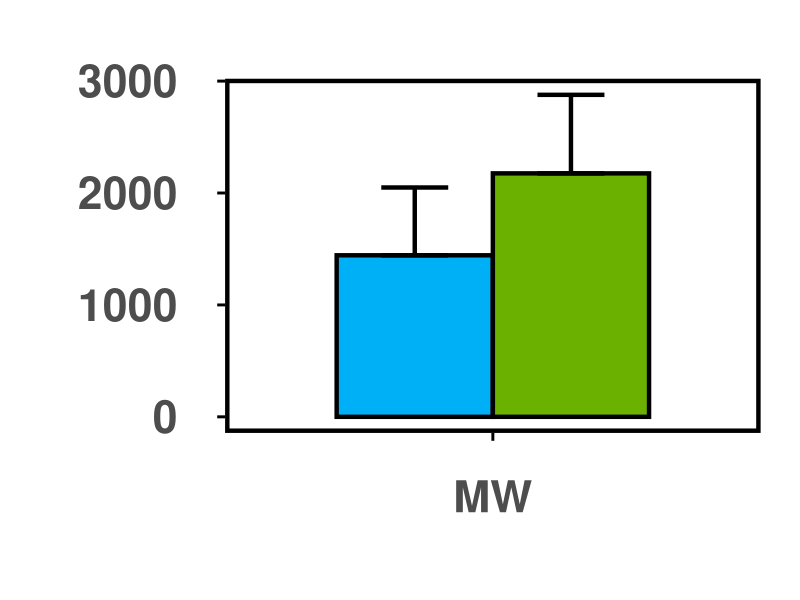
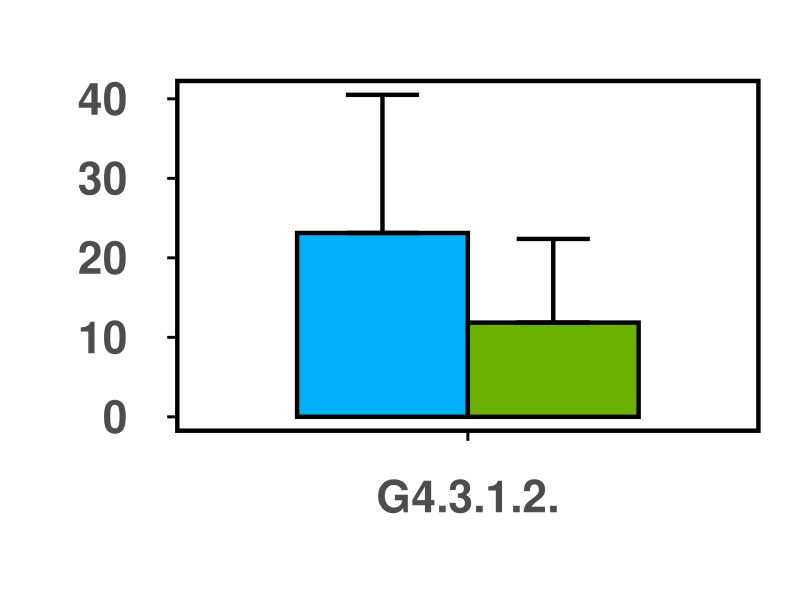
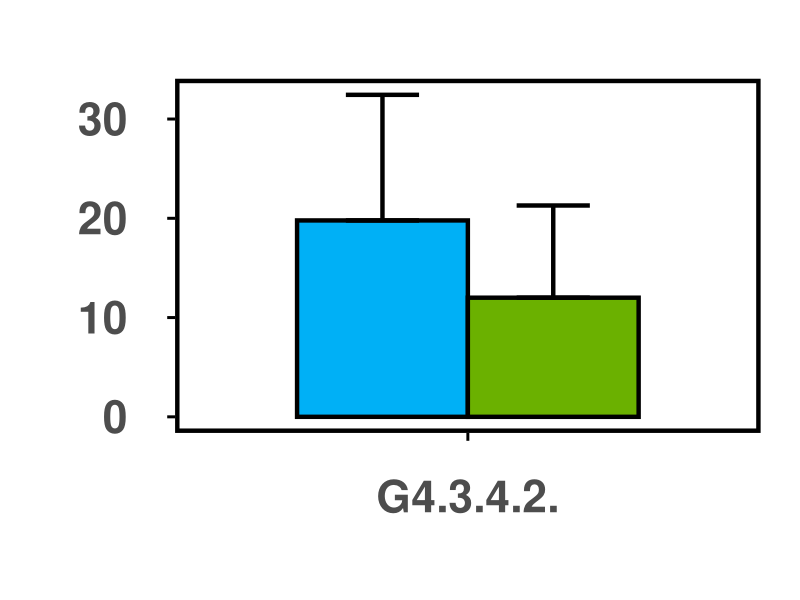
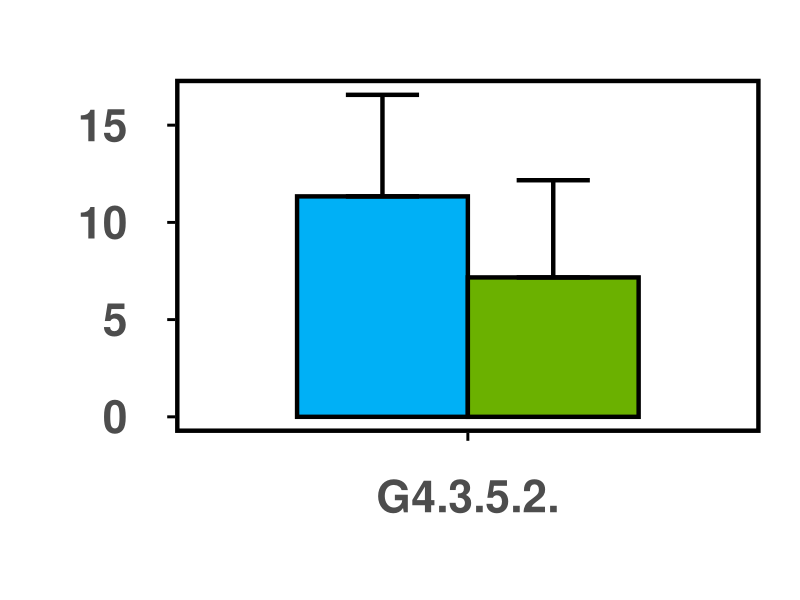
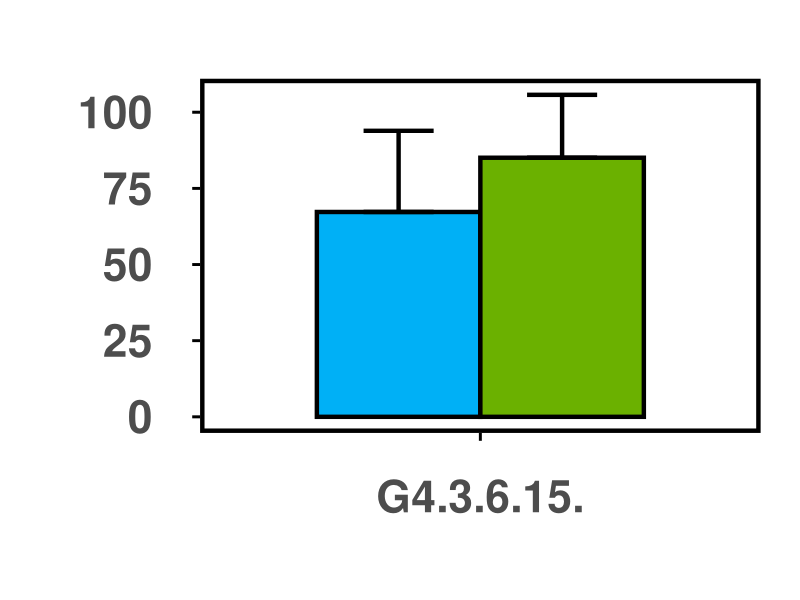
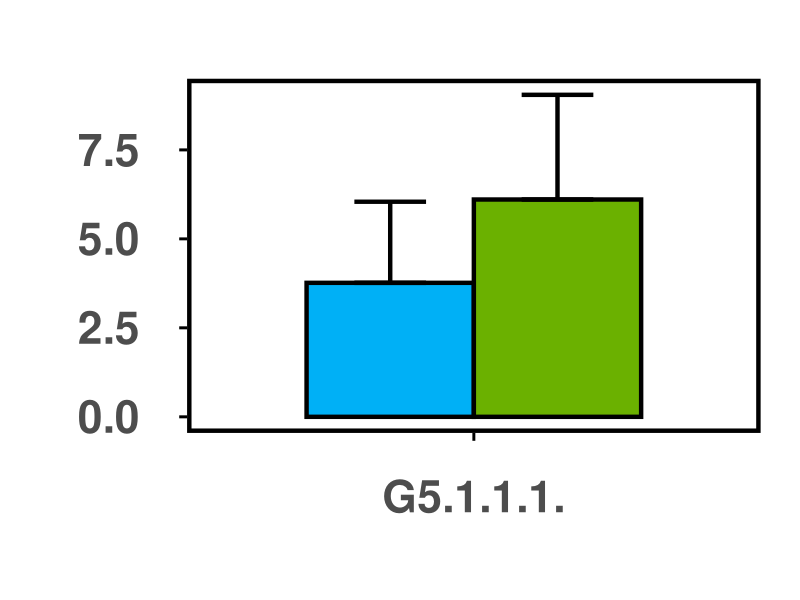
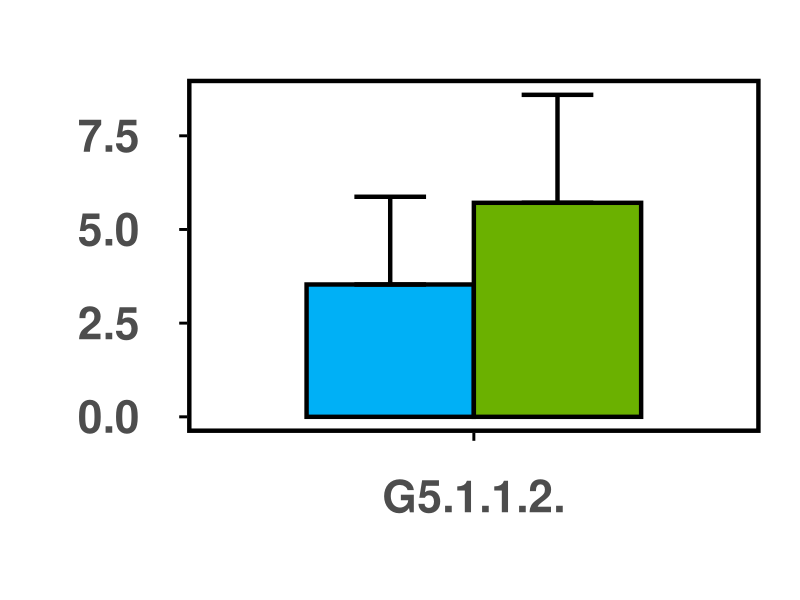
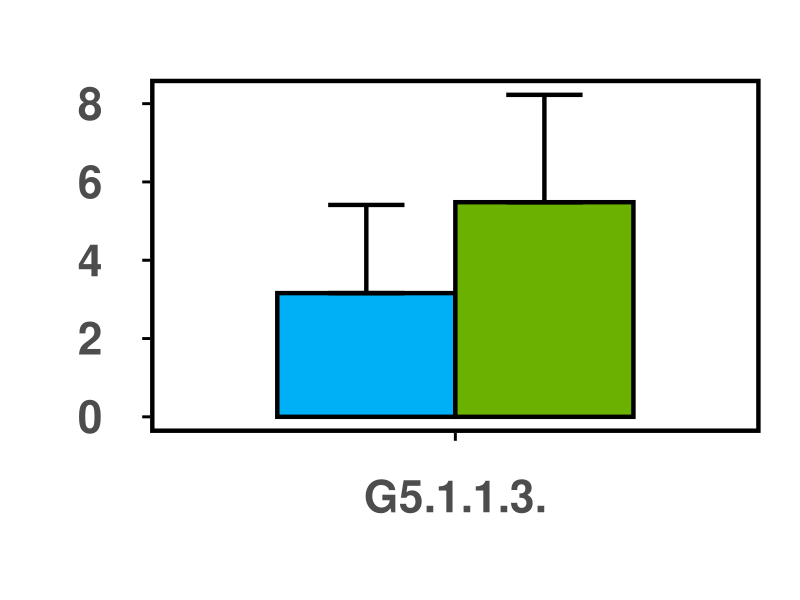

Write R code to recreate these figures, in order.
#setwd("d:/R_test/plotting bar charts")
#setwd("~/Downloads")

#this.dir <- dirname(parent.frame(2)$ofile)
#setwd(this.dir)

library(readxl)
library(ggplot2)
#library(grid)
library(gridExtra)
library(ggthemes)
library(stringr)



df<-read_excel("Fig3B_tpos_vs_bpos_desc.xlsx")
df<-na.omit(df)

subplot_num=20

plots<-list()

for(i in 1:subplot_num)
  {
   df_row<-df[i,]
   formatted_df<-data.frame(matrix(ncol=4,nrow=2))
   x<-c("Descriptors","Epitope_type","Mean","Stdev")
   colnames(formatted_df)<-x
   
   #print(df_row)
   #print("\n")
   #saves the name of the descriptors for the 2 cells of first row
   formatted_df[,1]<-(df_row)[1]    #df_row$Descriptors
   #saves the epitope types (saved as column names)
   formatted_df[1,2]<-colnames(df_row)[2]
   formatted_df[2,2]<-colnames(df_row)[4]
   #saves the mean values of the epitope types
   formatted_df[1,3]<-(df_row)[2]
   formatted_df[2,3]<-(df_row)[4]
   #saves standard dev 
   formatted_df[1,4]<-(df_row)[3]
   formatted_df[2,4]<-(df_row)[5]
   
   
   #print(formatted_df)
   #print(" ")
   #line<-readline()
   #reordering the epitope types to the order as their row index so that ggplots plots
   #the bars the way they appear in the df
   formatted_df$Epitope_type<-as.factor(formatted_df$Epitope_type)
   formatted_df$Epitope_type<-factor(formatted_df$Epitope_type, levels=formatted_df$Epitope_type[order(as.numeric(rownames(df)))])
  
   #this shows the variable classes of the dataframe
   #str(formatted_df)
   
   dodge<-position_dodge(width=0.7)
   limits<-aes(ymax=formatted_df$Mean + (formatted_df$Mean>0)*formatted_df$Stdev, ymin=formatted_df$Mean - (formatted_df$Mean<0)*formatted_df$Stdev)
    
   #p<-ggplot(data=formatted_df,aes(x=Descriptors,y=Mean, fill=Epitope_type))
   p<-ggplot(data=formatted_df,aes(x=Descriptors,y=Mean, fill=Epitope_type))
                                                                                #adjust this for size of frame around bar
   p<-p + geom_bar(stat="identity", position = dodge, width = 0.7,colour="black",size=1.5)
   
   p<-p + scale_fill_manual("legend",values=c("#00B0F6","#6BB100"))
   #dual #F8766D (red)
   #mono #283747 (black)
   #tpos #00B0F6 (blue)
   #bpos #6BB100 (green)
   
   p<-p + geom_errorbar(limits, position = dodge, width =0.3,size=1.5)
   
   
   p <- p + labs(x = " ", y = " ")
   p <- p + theme_few()
   p <- p + theme(legend.position="none")
   
   #adjusts the text size
   p <- p + theme(text=element_text(face="bold",size=40))
   
   #ignore this one for now
   #p <- p + theme(axis.line = element_line(size= 0.5, colour="black"))
   
   #adjusts the text distances from the axis, adjust the first numerical parameter
   p <- p + theme(axis.text.x = element_text(margin=margin(1,1,1,1,"cm")),
            axis.text.y = element_text(margin=margin(1,1,1,1,"cm")))
   
   #adjusts the frame around the picture
   p <- p + theme(panel.border = element_rect(colour = "black", fill=NA, size=3))
   
   #adjest  of the tick marks
   p <- p + theme(axis.ticks.length = unit(.2, "cm"), axis.ticks = element_line(size = 1, colour="black")) 
   
   # Add white space aroung the plot's margins
   
   p <- p + theme(plot.margin = margin(2, 1, -0.5, -0.5, "cm"))
   
  # print(p)
   
   plots[[i]]<-p
   

   

#this part saves the pictures to file   
   filename=paste0("Fig3B_tpos_vs_bpos", i, ".pdf")
   pdf(filename)
   print(p)
   dev.off()
   
  }


#library(egg)
#ggarrange(plots[[1]],plots[[9]], ncol = 1)


#library(grid)
#grid.newpage()
#pushViewport(viewport(layout=grid.layout(1,5,heights=c(0.40,0.60))))
#print(plots[[1]], vp=viewport(layout.pos.row=1,layout.pos.col=1))
#print(plots[[2]], vp=viewport(layout.pos.row=1,layout.pos.col=2))
#print(plots[[3]], vp=viewport(layout.pos.row=1,layout.pos.col=3))
#print(plots[[4]], vp=viewport(layout.pos.row=1,layout.pos.col=4))
#print(plots[[5]], vp=viewport(layout.pos.row=1,layout.pos.col=5))



#do.call(grid.arrange(arrangeGrob(c(plots, ncol=5))))
#grid.arrange(arrangeGrobs(plots))


#this part attempts to save multiple plots together. Note that grid.arrange can be used with the whole plot vector instead of individual elements of it.
#the plotting together works up to 8 subplots. More will result in errornous display that are not corrigible with scaling the picture and is
#the error is retained inside the saved image file. Irrelevant of the file format (e.g. png, pdf)

#grid.arrange(plots[[1]],plots[[2]],plots[[3]],nrow=1,ncol=3) 
#pdf("plot.pdf")
#do.call("grid.arrange",c(plots,nrow=1))#,nrow=1,ncol=length(plots)))
#dev.off()